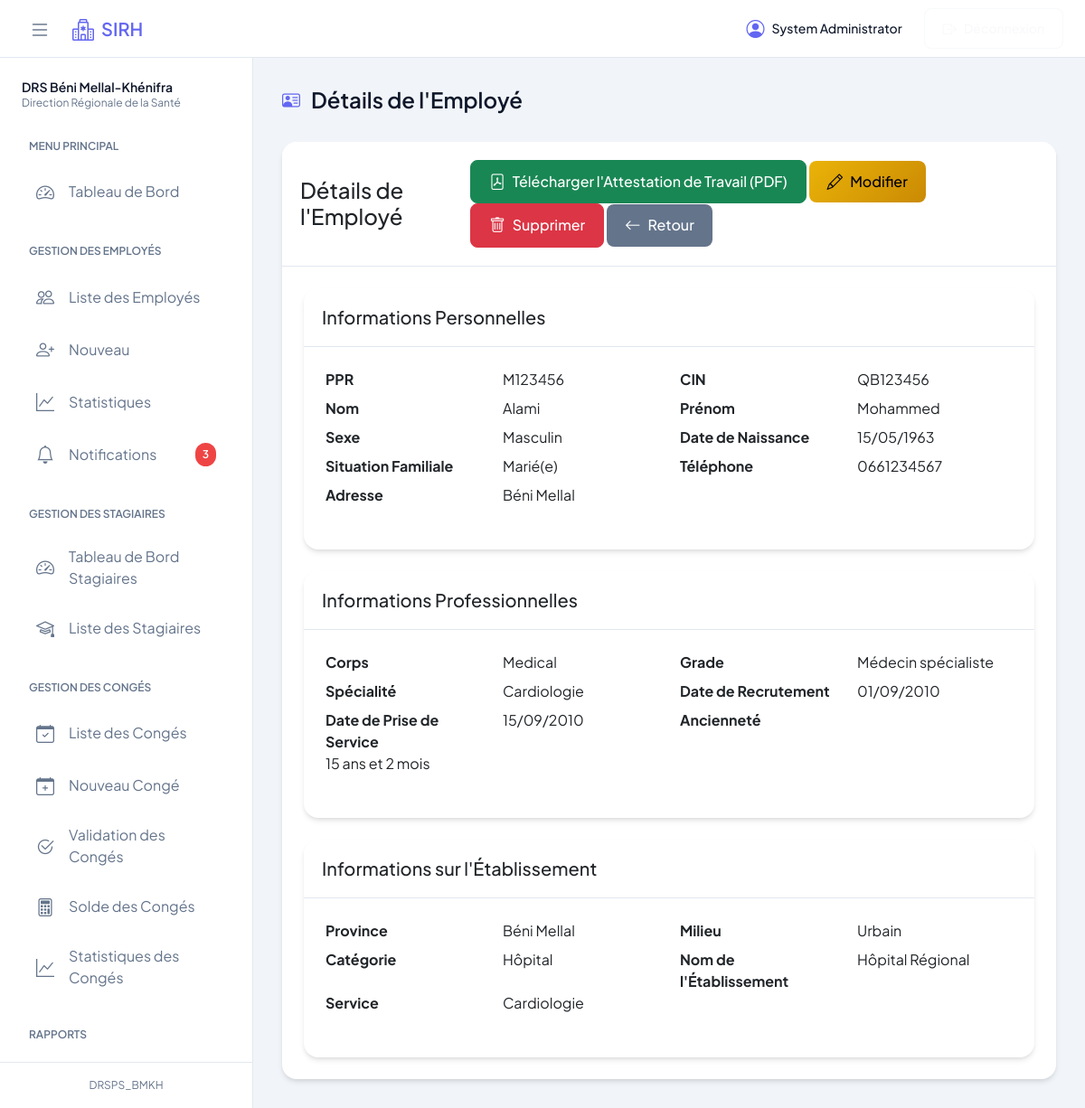
The page /index.php?action=view&id=36 (signed in) on the database its author committed.
### tables this page shows
CREATE TABLE `employees` (
  `employee_id` int(11) NOT NULL,
  `ppr` varchar(20) NOT NULL,
  `cin` varchar(20) NOT NULL,
  `nom` varchar(50) NOT NULL,
  `prenom` varchar(50) NOT NULL,
  `sex` enum('M','F') NOT NULL,
  `date_naissance` date NOT NULL,
  `corps` enum('medical','paramedical','administratif') NOT NULL,
  `specialite` varchar(100) DEFAULT NULL,
  `grade` varchar(100) NOT NULL,
  `date_recrutement` date NOT NULL,
  `date_prise_service` date NOT NULL,
  `province_etablissement` varchar(100) NOT NULL,
  `milieu_etablissement` enum('Urbain','Rural') NOT NULL,
  `categorie_etablissement` varchar(100) NOT NULL,
  `nom_etablissement` varchar(200) NOT NULL,
  `service_etablissement` varchar(100) DEFAULT NULL,
  `situation_familiale` enum('Célibataire','Marié(e)','Divorcé(e)','Veuf(ve)') NOT NULL,
  `address` text DEFAULT NULL,
  `phone` varchar(20) DEFAULT NULL,
  `created_at` timestamp NOT NULL DEFAULT current_timestamp(),
  `updated_at` timestamp NOT NULL DEFAULT current_timestamp() ON UPDATE current_timestamp(),
  `notification_read` tinyint(1) DEFAULT 0,
  `email` varchar(255) DEFAULT NULL,
  `password` varchar(255) DEFAULT NULL,
  `role` enum('user','admin','approver') DEFAULT 'user',
  `reset_token` varchar(255) DEFAULT NULL,
  `reset_token_expiry` datetime DEFAULT NULL,
  `remember_token` varchar(100) DEFAULT NULL,
  `token_expiry` datetime DEFAULT NULL,
  `last_login` datetime DEFAULT NULL
);

### models/Employee.php (called while the page is built, shortened)
<?php
class Employee {
    private $db;
    public function __construct() {
        try {
            global $db_config;
            $dsn = "mysql:host={$db_config['host']};dbname={$db_config['dbname']};charset=utf8";
            $this->db = new PDO($dsn, $db_config['username'], $db_config['password']);
            $this->db->setAttribute(PDO::ATTR_ERRMODE, PDO::ERRMODE_EXCEPTION);
        } catch (PDOException $e) {
            throw new Exception("Erreur de connexion à la base de données: " . $e->getMessage());
        }
    }
    public function getById($id) {
        $query = "SELECT * FROM employees WHERE employee_id = ?";
        $stmt = $this->db->prepare($query);
        $stmt->execute([$id]);
        return $stmt->fetch(PDO::FETCH_OBJ);
    }
}

### config/database.php (called while the page is built, shortened)
<?php
$db_config = [
    'host' => 'localhost',
    'dbname' => 'sirh_bmkh',
    'username' => 'root',
    'password' => ''
];
return $db_config;

### controllers/EmployeeController.php (called while the page is built, shortened)
<?php
require_once(__DIR__ . '/../models/Employee.php');
class EmployeeController {
    private $employee;
    public function __construct() {
        $this->employee = new Employee();
    }
    public function view($id) {
        $GLOBALS['employee'] = $this->employee->getById($id);
    }
}

### views/employees/view.php (the view)
<div class="card">
    <div class="card-header d-flex justify-content-between align-items-center">
        <h4 class="mb-0">Détails de l'Employé</h4>
        <div class="action-buttons">
            <a href="index.php?action=attestation&id=<?php echo $employee->employee_id; ?>" class="btn btn-success">
                <i class="bi bi-file-pdf"></i> Télécharger l'Attestation de Travail (PDF)
            </a>
            <a href="index.php?action=update&id=<?php echo $employee->employee_id; ?>" class="btn btn-warning">
                <i class="bi bi-pencil"></i> Modifier
            </a>
            <button onclick="confirmDelete(<?php echo $employee->employee_id; ?>, '<?php echo htmlspecialchars($employee->nom . ' ' . $employee->prenom); ?>')"
                    class="btn btn-danger">
                <i class="bi bi-trash"></i> Supprimer
            </button>
            <a href="index.php?action=index" class="btn btn-secondary">
                <i class="bi bi-arrow-left"></i> Retour
            </a>
        </div>
    </div>
    <div class="card-body">
        <div class="card mb-4">
            <div class="card-header">
                <h5 class="mb-0">Informations Personnelles</h5>
            </div>
            <div class="card-body">
                <dl class="row employee-details">
                    <dt class="col-sm-3">PPR</dt>
                    <dd class="col-sm-3"><?php echo htmlspecialchars($employee->ppr); ?></dd>
                    <dt class="col-sm-3">CIN</dt>
                    <dd class="col-sm-3"><?php echo htmlspecialchars($employee->cin); ?></dd>
                    <dt class="col-sm-3">Nom</dt>
                    <dd class="col-sm-3"><?php echo htmlspecialchars($employee->nom); ?></dd>
                    <dt class="col-sm-3">Prénom</dt>
                    <dd class="col-sm-3"><?php echo htmlspecialchars($employee->prenom); ?></dd>
                    <dt class="col-sm-3">Sexe</dt>
                    <dd class="col-sm-3"><?php echo $employee->sex === 'M' ? 'Masculin' : 'Féminin'; ?></dd>
                    <dt class="col-sm-3">Date de Naissance</dt>
                    <dd class="col-sm-3"><?php echo date('d/m/Y', strtotime($employee->date_naissance)); ?></dd>
                    <dt class="col-sm-3">Situation Familiale</dt>
                    <dd class="col-sm-3"><?php echo htmlspecialchars($employee->situation_familiale); ?></dd>
                    <dt class="col-sm-3">Téléphone</dt>
                    <dd class="col-sm-3"><?php echo htmlspecialchars($employee->phone ?: 'Non renseigné'); ?></dd>
                    <dt class="col-sm-3">Adresse</dt>
                    <dd class="col-sm-9"><?php echo nl2br(htmlspecialchars($employee->address ?: 'Non renseignée')); ?></dd>
                </dl>
            </div>
        </div>
        <div class="card mb-4">
            <div class="card-header">
                <h5 class="mb-0">Informations Professionnelles</h5>
            </div>
            <div class="card-body">
                <dl class="row employee-details">
                    <dt class="col-sm-3">Corps</dt>
                    <dd class="col-sm-3"><?php echo ucfirst(htmlspecialchars($employee->corps)); ?></dd>
                    <dt class="col-sm-3">Grade</dt>
                    <dd class="col-sm-3"><?php echo htmlspecialchars($employee->grade); ?></dd>
                    <dt class="col-sm-3">Spécialité</dt>
                    <dd class="col-sm-3"><?php echo htmlspecialchars($employee->specialite ?: 'Non renseignée'); ?></dd>
                    <dt class="col-sm-3">Date de Recrutement</dt>
                    <dd class="col-sm-3"><?php echo date('d/m/Y', strtotime($employee->date_recrutement)); ?></dd>
                    <dt class="col-sm-3">Date de Prise de Service</dt>
                    <dd class="col-sm-3"><?php echo date('d/m/Y', strtotime($employee->date_prise_service)); ?></dd>
                    <?php
                    $today = new DateTime();
                    $recruitment = new DateTime($employee->date_recrutement);
                    $interval = $recruitment->diff($today);
                    ?>
                    <dt class="col-sm-3">Ancienneté</dt>
                    <dd class="col-sm-9">
                        <?php echo $interval->y . ' ans et ' . $interval->m . ' mois'; ?>
                    </dd>
                </dl>
            </div>
        </div>
        <div class="card">
            <div class="card-header">
                <h5 class="mb-0">Informations sur l'Établissement</h5>
            </div>
            <div class="card-body">
                <dl class="row employee-details">
                    <dt class="col-sm-3">Province</dt>
                    <dd class="col-sm-3"><?php echo htmlspecialchars($employee->province_etablissement); ?></dd>
                    <dt class="col-sm-3">Milieu</dt>
                    <dd class="col-sm-3"><?php echo htmlspecialchars($employee->milieu_etablissement); ?></dd>
                    <dt class="col-sm-3">Catégorie</dt>
                    <dd class="col-sm-3"><?php echo htmlspecialchars($employee->categorie_etablissement); ?></dd>
                    <dt class="col-sm-3">Nom de l'Établissement</dt>
                    <dd class="col-sm-3"><?php echo htmlspecialchars($employee->nom_etablissement); ?></dd>
                    <dt class="col-sm-3">Service</dt>
                    <dd class="col-sm-3"><?php echo htmlspecialchars($employee->service_etablissement ?: 'Non renseigné'); ?></dd>
                </dl>
            </div>
        </div>
    </div>
</div>

### assets/css/style.css (style rules this page uses)
:root { --primary: #6366f1; --primary-dark: #4f46e5; --secondary: #64748b; --success: #22c55e; --warning: #eab308; --danger: #ef4444; --info: #3b82f6; --body-bg: #f1f5f9; --navbar-bg: #fff; --sidebar-bg: #fff; --card-bg: #fff; --text-primary: #0f172a; --text-secondary: #64748b; --text-muted: #94a3b8; --border-color: #e2e8f0; --navbar-height: 64px; --sidebar-width: 280px; --content-padding: 2rem; }
* { margin: 0; padding: 0; box-sizing: border-box; }
html { height: 100%; }
body { min-height: 100%; background: var(--body-bg); color: var(--text-primary); font-family: 'Plus Jakarta Sans', sans-serif; -webkit-font-smoothing: antialiased; }
.card { background: var(--card-bg); border: none; border-radius: 1rem; overflow: hidden; box-shadow: 0 4px 6px -1px rgba(0, 0, 0, 0.1), 0 2px 4px -1px rgba(0, 0, 0, 0.06); transition: transform 0.2s ease, box-shadow 0.2s ease; }
.card-header { padding: 1.25rem; border-bottom: 1px solid var(--border-color); background: var(--card-bg); font-weight: 600; }
.card-body { padding: 1.5rem; }
.btn { padding: 0.625rem 1.25rem; border-radius: 0.5rem; font-weight: 500; display: inline-flex; align-items: center; gap: 0.5rem; transition: all 0.2s; }
.btn i { font-size: 1.1em; }
.btn-secondary { background: var(--secondary); border: none; color: white; }
.btn-warning { background: linear-gradient(135deg, #eab308 0%, #ca8a04 100%); border: none; }

### rows shown on the page
employees: ppr "M123456", cin "QB123456", nom "Alami", prenom "Mohammed", date_naissance "15/05/1963", situation_familiale "Marié(e)", phone "0661234567", address "Béni Mellal", corps "Medical", grade "Médecin spécialiste", specialite "Cardiologie", date_recrutement "01/09/2010", date_prise_service "15/09/2010", date_recrutement "15", date_recrutement "2", province_etablissement "Béni Mellal", milieu_etablissement "Urbain", categorie_etablissement "Hôpital", nom_etablissement "Hôpital Régional", service_etablissement "Cardiologie"

### other values the page prints
$_SESSION['user']['first_name'] . ' ' . $_SESSION['user']['last_name'] "System Administrator"
$pendingNotifications "3"
$title "Détails de l'Employé"
